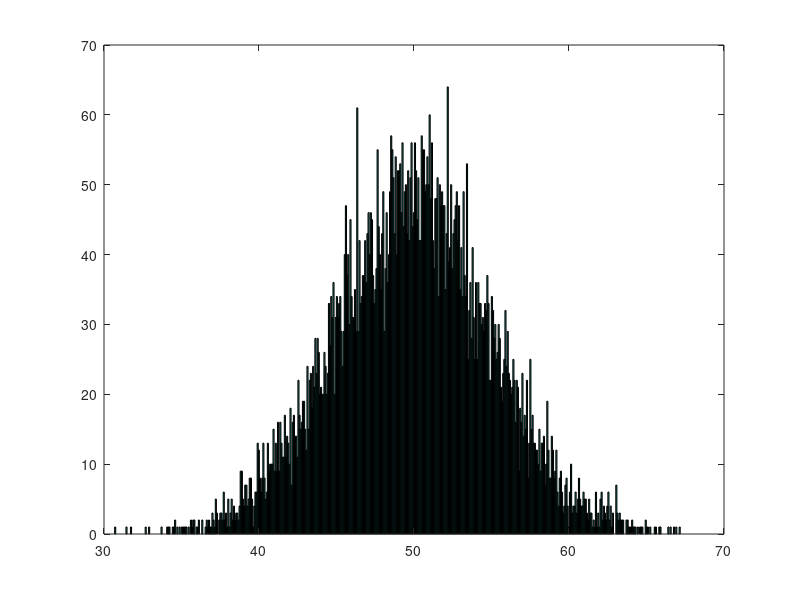
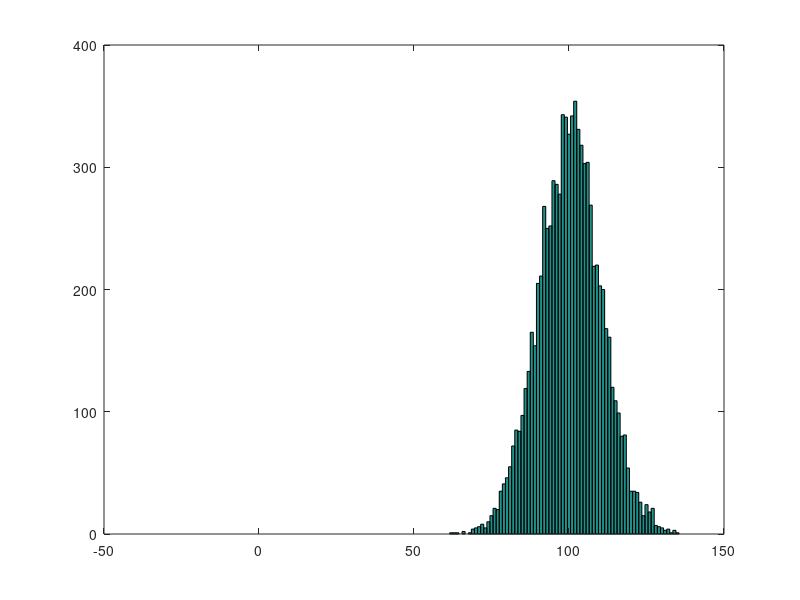

Write MATLAB code to recreate these figures, in order.
close all
clear all
clc
rng(1)

CurrentImg = randn(100,100)*5+50;
CurrentMask = randn(100,100) < 1;
CurrentImg_ROI = CurrentImg(CurrentMask == 1);

figure()
hist(CurrentImg(CurrentMask == 1), 500)

Param.RangeMin = min(CurrentImg(CurrentMask == 1));
Param.RangeMax = max(CurrentImg(CurrentMask == 1));

Param.RangeMin = 0;
Param.DynMin = 0;
Param.RangeMax = 100;
Param.DynMin = 1;
Param.BinNumber = 100;
Param.BinSize = 0.5;

InputRange=[Param.RangeMin, Param.RangeMax];

%Filter
idx_min = CurrentImg <= Param.RangeMin;
idx_max = CurrentImg >= Param.RangeMax;
idx = ~idx_min & ~idx_max;

CurrentImg_fbn = CurrentImg;
CurrentImg_fbn(idx_min) = 1;
% CurrentImg_fbn(idx_max) = Param.BinNumber;
% CurrentImg_fbn(idx) = ceil(Param.BinNumber*(CurrentImg(idx)-InputRange(1))/(InputRange(2)-InputRange(1)));

CurrentImg_fbn(idx) = ceil((CurrentImg(idx)-InputRange(1))/Param.BinSize);
CurrentImg_fbn(idx_max) = max(CurrentImg_fbn(idx));

figure()
hist(CurrentImg_fbn(CurrentMask == 1), 0:1:max(CurrentImg_fbn(CurrentMask == 1)))
